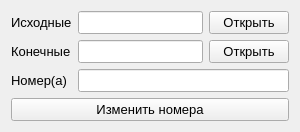
      <widget class="QWidget" name="tab_number_instance">
       <attribute name="title">
        <string>Номера экземпляра</string>
       </attribute>
       <attribute name="toolTip">
        <string>Изменение номеров экземпляра в готовых документах</string>
       </attribute>
       <layout class="QGridLayout" name="gridLayout_22">
        <item row="0" column="0">
         <widget class="QLabel" name="label_old_number_instance">
          <property name="sizePolicy">
           <sizepolicy hsizetype="Fixed" vsizetype="Preferred">
            <horstretch>0</horstretch>
            <verstretch>0</verstretch>
           </sizepolicy>
          </property>
          <property name="font">
           <font>
            <pointsize>10</pointsize>
           </font>
          </property>
          <property name="text">
           <string>Исходные</string>
          </property>
         </widget>
        </item>
        <item row="0" column="1">
         <widget class="QLineEdit" name="lineEdit_path_folder_old_number_instance">
          <property name="sizePolicy">
           <sizepolicy hsizetype="Expanding" vsizetype="Fixed">
            <horstretch>0</horstretch>
            <verstretch>0</verstretch>
           </sizepolicy>
          </property>
          <property name="font">
           <font>
            <pointsize>10</pointsize>
           </font>
          </property>
          <property name="toolTip">
           <string>&lt;html&gt;&lt;head/&gt;&lt;body&gt;&lt;p&gt;Исходные документы&lt;/p&gt;&lt;/body&gt;&lt;/html&gt;</string>
          </property>
         </widget>
        </item>
        <item row="0" column="2">
         <widget class="QPushButton" name="pushButton_open_folder_old_number_instance">
          <property name="sizePolicy">
           <sizepolicy hsizetype="Minimum" vsizetype="Fixed">
            <horstretch>0</horstretch>
            <verstretch>0</verstretch>
           </sizepolicy>
          </property>
          <property name="font">
           <font>
            <pointsize>10</pointsize>
           </font>
          </property>
          <property name="toolTip">
           <string>&lt;html&gt;&lt;head/&gt;&lt;body&gt;&lt;p&gt;Выбрать директорию с исходными документами &lt;/p&gt;&lt;/body&gt;&lt;/html&gt;</string>
          </property>
          <property name="text">
           <string>Открыть</string>
          </property>
         </widget>
        </item>
        <item row="1" column="0">
         <widget class="QLabel" name="label_new_number_instance">
          <property name="sizePolicy">
           <sizepolicy hsizetype="Fixed" vsizetype="Preferred">
            <horstretch>0</horstretch>
            <verstretch>0</verstretch>
           </sizepolicy>
          </property>
          <property name="font">
           <font>
            <pointsize>10</pointsize>
           </font>
          </property>
          <property name="text">
           <string>Конечные</string>
          </property>
         </widget>
        </item>
        <item row="1" column="1">
         <widget class="QLineEdit" name="lineEdit_path_folder_new_number_instance">
          <property name="font">
           <font>
            <pointsize>10</pointsize>
           </font>
          </property>
          <property name="toolTip">
           <string>&lt;html&gt;&lt;head/&gt;&lt;body&gt;&lt;p&gt;Папка для документов с новыми номерами экземпляра&lt;/p&gt;&lt;/body&gt;&lt;/html&gt;</string>
          </property>
         </widget>
        </item>
        <item row="1" column="2">
         <widget class="QPushButton" name="pushButton_open_folder_new_number_instance">
          <property name="font">
           <font>
            <pointsize>10</pointsize>
           </font>
          </property>
          <property name="toolTip">
           <string>&lt;html&gt;&lt;head/&gt;&lt;body&gt;&lt;p&gt;Выбрать директорию для конечных файлов&lt;/p&gt;&lt;/body&gt;&lt;/html&gt;</string>
          </property>
          <property name="text">
           <string>Открыть</string>
          </property>
         </widget>
        </item>
        <item row="2" column="0">
         <widget class="QLabel" name="label_number">
          <property name="sizePolicy">
           <sizepolicy hsizetype="Fixed" vsizetype="Preferred">
            <horstretch>0</horstretch>
            <verstretch>0</verstretch>
           </sizepolicy>
          </property>
          <property name="font">
           <font>
            <pointsize>10</pointsize>
           </font>
          </property>
          <property name="text">
           <string>Номер(а)</string>
          </property>
         </widget>
        </item>
        <item row="2" column="1" colspan="2">
         <widget class="QLineEdit" name="lineEdit_number_instance">
          <property name="font">
           <font>
            <pointsize>10</pointsize>
           </font>
          </property>
          <property name="toolTip">
           <string>&lt;html&gt;&lt;head/&gt;&lt;body&gt;&lt;p&gt;Номер(а), который(е) будут присвоены документам&lt;/p&gt;&lt;/body&gt;&lt;/html&gt;</string>
          </property>
         </widget>
        </item>
        <item row="3" column="0" colspan="3">
         <widget class="QPushButton" name="pushButton_number_instance">
          <property name="font">
           <font>
            <pointsize>10</pointsize>
           </font>
          </property>
          <property name="toolTip">
           <string>&lt;html&gt;&lt;head/&gt;&lt;body&gt;&lt;p&gt;Начать изменение номеров&lt;/p&gt;&lt;/body&gt;&lt;/html&gt;</string>
          </property>
          <property name="text">
           <string>Изменить номера</string>
          </property>
         </widget>
        </item>
       </layout>
      </widget>
